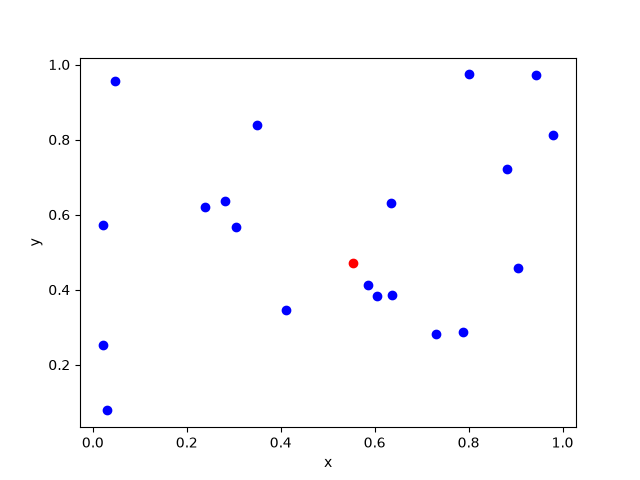

This figure's Python source:
import tensorcircuit as tc
import tensorflow as tf
import matplotlib.pyplot as plt
import numpy as np

K = tc.set_backend("tensorflow")

rng = np.random.default_rng(123456)
P_np = rng.random((20, 2))
P = tc.array_to_tensor(P_np, dtype=float)


def loss(params):
    dx = P[:, 0] - params[0]
    dy = P[:, 1] - params[1]
    distances = K.sqrt(dx**2 + dy**2)
    return K.sum(distances)

params = K.implicit_randn(shape=(2,))
opt = K.optimizer(tf.keras.optimizers.Adam(1e-2))

for _ in range(200):
    vgf = K.value_and_grad(loss)
    v, g = vgf(params)
    params = opt.update(g, params)

x = float(params[0])
y = float(params[1])
print(f"Best point: ({x}, {y})")
print("Loss :", v)

plt.scatter(P[:, 0], P[:, 1], color="b")
plt.scatter(np.array([x]), np.array([y]), color="r")
plt.xlabel("x")
plt.ylabel("y")
plt.show()
